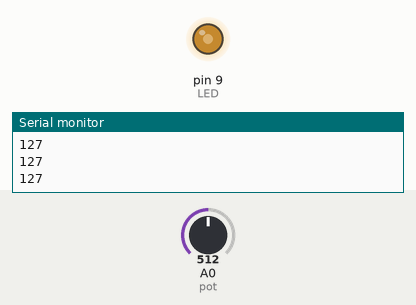
Simulated run of this sketch. Board: Arduino Uno, built with avr-gcc and run on an emulated ATmega328P. Shown: output pins drawn as LEDs (lit = HIGH), the last lines printed to the serial monitor. The test bench sets the inputs (shaded band); at power-on: A0 (pot) = 512.

Above: at 1.2 s.
1.3 s: A0 (pot) set to 716
At 2.1 s:
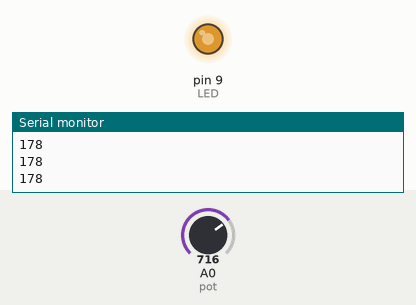
2.8 s: A0 (pot) set to 900
At 3.4 s:
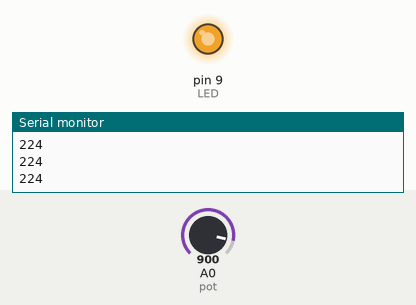
4.3 s: A0 (pot) set to 122
At 5.5 s:
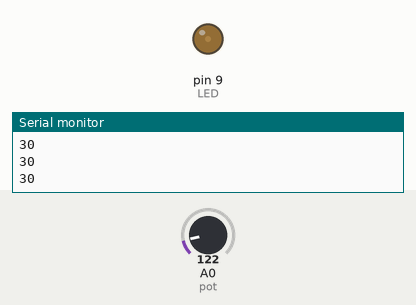
5.8 s: A0 (pot) set to 0
At 6.8 s:
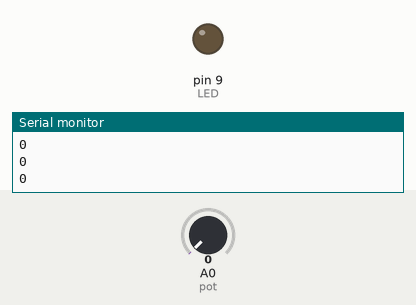
7.3 s: A0 (pot) set to 511
At 7.9 s:
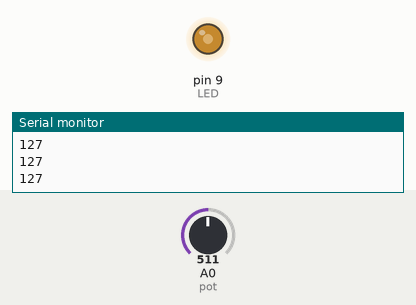
Timing chart, 0 to 9.8 s (numbered marks = the images above; inputs shaded):
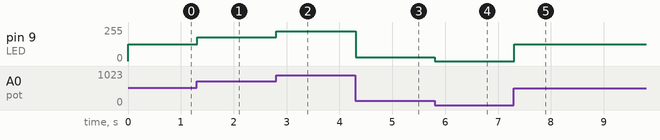

The sketch:

q3.ino
```cpp
#define LED 9
#define pot A0
int potReading = 0;

void setup()
{
  Serial.begin(9600);
  pinMode(LED, OUTPUT);
  pinMode(pot, INPUT);
}
void loop()
{ potReading = analogRead(pot);
  potReading = map(potReading, 0,1023,0,255);
  Serial.println(potReading);
 analogWrite(LED, potReading);
}
```

Measured:
- after the input at 1.3 s, pin 9 (LED): 127/255 → 178/255 at once
- after the input at 2.8 s, pin 9 (LED): 178/255 → 224/255 at once
- after the input at 4.3 s, pin 9 (LED): 224/255 → 30/255 at once
- after the input at 5.8 s, pin 9 (LED): 30/255 → 0/255 at once
- after the input at 7.3 s, pin 9 (LED): 0/255 → 127/255 at once
